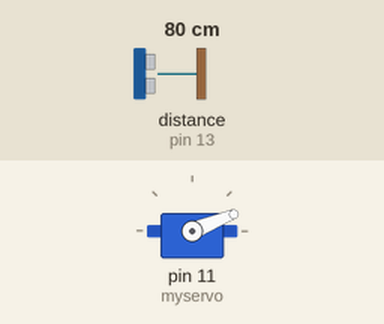
Recording of a sketch running on a simulated Arduino Uno, built with avr-gcc and run on an emulated ATmega328P. Shown: servo. The test bench sets the inputs (shaded band); at power-on: distance to the obstacle (sensor on pin 13) 80 cm. The echo pulse lasts 58.3 µs per cm; what the sketch prints to the serial monitor is not drawn.

Above: at 1.2 s.
1.3 s: distance to the obstacle (sensor on pin 13) set to 168 cm
At 4.05 s:
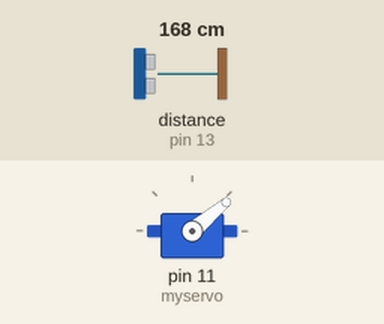
4.3 s: distance to the obstacle (sensor on pin 13) set to 299 cm
7.3 s: distance to the obstacle (sensor on pin 13) set to 120 cm
At 7.39 s:
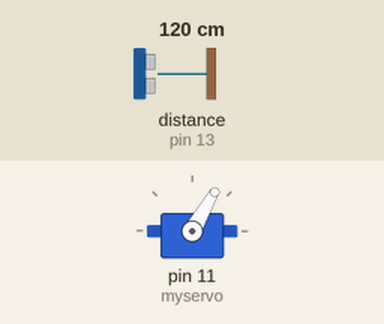
Timing chart, 0 to 25.3 s (numbered marks = the images above; inputs shaded):
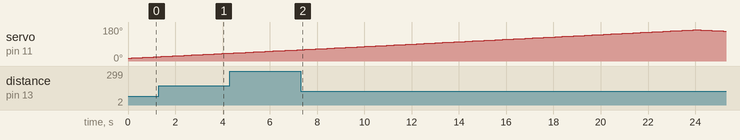

The sketch:

arduinoCode.ino
```cpp
/*
  Projeto Radar com Arduino + Processing
    Código para carregar no Arduino.
  Link do Projeto
 */
#include <Ultrasonic.h>                                // biblioteca do sensor ultrasonico
#include <Servo.h>                                     // biblioteca do servo

#define TRIGGER_PIN  12                                // declara o TRIGGER_PIN do sensor no pino 12
#define ECHO_PIN     13                                // declara o ECHO_PIN do sensor no pino 13

Ultrasonic ultrasonic(TRIGGER_PIN, ECHO_PIN);          // cria uma variavel do tipo Ultrasonic
Servo myservo;                                         // cria uma variavel do tipo Servo

int pos = 15;                                          // inicia o servo na posicao 15
int distance;

void setup() {
  Serial.begin(9600);                                  // inicia o monitor serial
  myservo.attach(11);                                   // declara o servo no pino 9
}

void loop() {
  for(pos=15; pos<=165; pos++){                        // cria um contador de 15 a 165 com a variavel pos
    myservo.write(pos);                                // envia para o servo o valor do contador que tambem esta representando sua posicao
    delay(150);
    long microsec = ultrasonic.timing();               // faz o calculo da distancia em cm e atribui a variavel distance
    distance = ultrasonic.convert(microsec, Ultrasonic::CM);

    Serial.print(pos);                                 // imprime os valores no monitor serial
    Serial.print(",");
    Serial.print(distance);
    Serial.print(".");
  }

  for(pos=165; pos>=15; pos--){                         // cria um contador de 165 a 15 com a variavel pos
    myservo.write(pos);                                 // envia para o servo o valor do contador que tambem esta representando sua posicao
    delay(150);
    long microsec = ultrasonic.timing();                // faz o calculo da distancia em cm e atribui a variavel distance
    distance = ultrasonic.convert(microsec, Ultrasonic::CM);

    Serial.print(pos);                                  // imprime os valores no monitor serial
    Serial.print(",");
    Serial.print(distance);
    Serial.print(".");
  }
}
```

Measured:
- by itself, servo on pin 11 (myservo): rises from 59° to 165° in 16.6 s, then falls to 158° in 1.3 s
